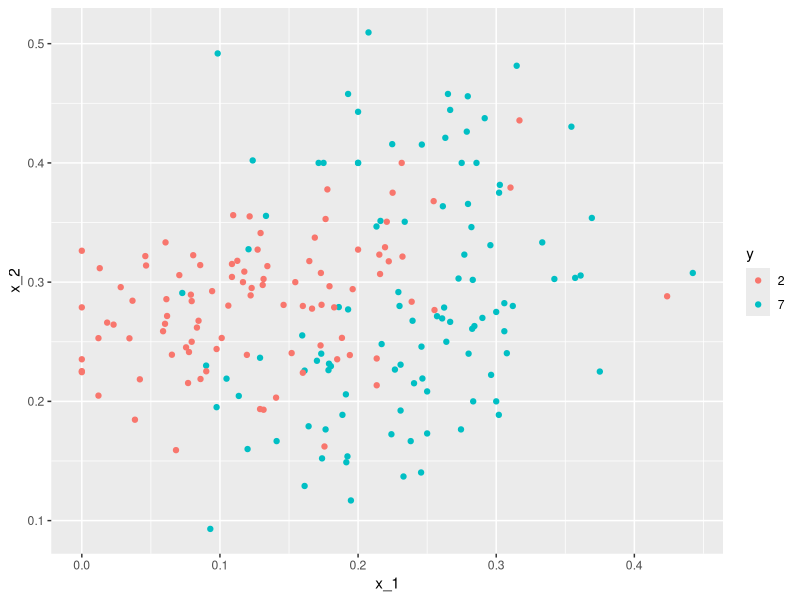
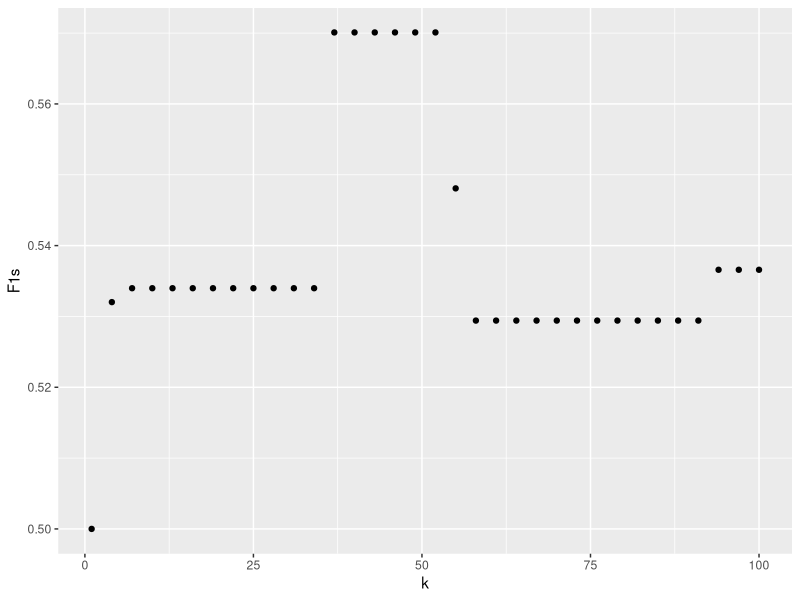

The R source for these figures, in order: (Note: this script raises an error after producing the figures.)
library(tidyverse)
library(dslabs)
data("mnist_27")
mnist_27$test%>% ggplot(aes(x_1, x_2, color = y)) +  geom_point()

library(caret)
knn_fit <- knn3(y ~., data=mnist_27$train)
knn_fit <- knn3(y ~., data=mnist_27$train, k=5)

y_hat_knn <- predict(knn_fit,
                     mnist_27$test,
                     type="class")

confusionMatrix(data = y_hat_knn,
                reference= mnist_27$test$y)$overall["Accuracy"]

##linear model fit
fit_lm <- mnist_27$train %>% mutate(y=ifelse(y == 7,1,0)) %>% lm(y~x_1+x_2,data=.)
p_hat_lm <- predict(fit_lm, mnist_27$test)
y_hat_lm <- factor(ifelse(p_hat_lm>.5,7,2))
confusionMatrix(data=y_hat_lm, reference = mnist_27$test$y)$overall["Accuracy"]


##exercise_Q1
set.seed(1)
data(heights)
index <-createDataPartition(y = heights[,1],
                            times = 1,
                            p = .5,
                            list = FALSE)
train <- heights %>% slice(index)
test <- heights %>% slice(-index)


#Q1_test one
knn_fit <- knn3(sex~height,data = train, k=10)
y_hat_knn <- predict(knn_fit,
                     test,
                     type="class")
mean(y_hat_knn == test$sex)
result <- confusionMatrix(data = y_hat_knn, reference = test$sex)
result$byClass[7]

#Q1_test function
apply_knn <- function(k=...){
  set.seed(1)
  index <-createDataPartition(y = heights[,1],
                              times = 1,
                              p = .5,
                              list = FALSE)
  train <- heights %>% slice(index)
  test <- heights %>% slice(-index)
  knn_fit <- knn3(sex~height,data = train,k=k)
  y_hat_knn <- predict(knn_fit,
                       test,
                       type="class")
  mean(y_hat_knn == test$sex)
  result <- confusionMatrix(data = y_hat_knn, reference = test$sex)
  return(result$byClass[7])
}
apply_knn(k=5)

#Q1_test multiple apply
k <- seq(1,101,3)
F1s <- sapply(k,apply_knn)
max(F1s)

k[which.max(F1s)]
qplot(k,F1s)

#########################correct answer##################################
library(dslabs)
library(tidyverse)
library(caret)
data("heights")

set.seed(1)
test_index <- createDataPartition(heights$sex, times = 1, p = 0.5, list = FALSE)
test_set <- heights[test_index, ]
train_set <- heights[-test_index, ]     
N
ks <- seq(1, 101, 3)
F_1 <- sapply(ks, function(k){
  fit <- knn3(sex ~ height, data = train_set, k = k)
  y_hat <- predict(fit, test_set, type = "class") %>% 
    factor(levels = levels(train_set$sex))
  F_meas(data = y_hat, reference = test_set$sex)
})
plot(ks, F_1)
max(F_1)
ks[which.max(F_1)]
#################################end######################################





#Q2
library(dslabs)
data("tissue_gene_expression")
apply_knn <- function(k=...){
  set.seed(1)
  index <- createDataPartition(y = tissue_gene_expression$y,times = 1,p = .5,list = FALSE)
  train_set_x <- tissue_gene_expression$x[index,]
  train_set_y <- tissue_gene_expression$y[index]
  test_set_x <- tissue_gene_expression$x[-index,]
  test_set_y <- tissue_gene_expression$y[-index]
  knn_fit <- knn3(train_set_x,train_set_y,k=k)
  test_set_y_hat <- predict(knn_fit,
                            test_set_x,
                            type="class")
  mean(test_set_y_hat == test_set_y)}
  k=c(1,3,5,7,9,11)
  sapply(k,FUN=apply_knn)
